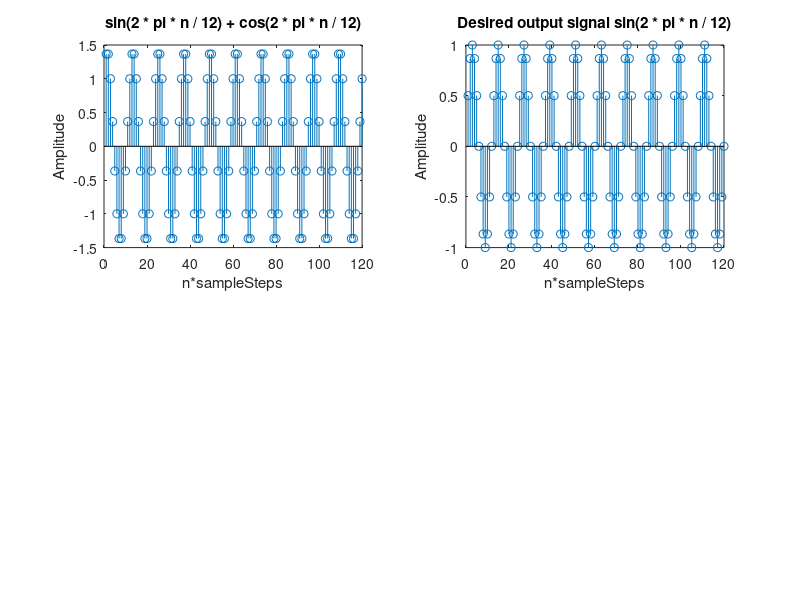

Write the MATLAB code that produced this figure. (Note: this script raises an error after producing the figure.)
clear all;

% Note sequence starting from 1~60
Sample_size = 3000;
n = 1:Sample_size;
L = 15;
mu = 0.0001;

%Input signal xn(n)
xn = sin(2 * pi * n / 12) + cos(2 * pi * n / 12);
dn = sin(2 * pi * n / 12);

%plot of original signal for 50 equally sampled value
figure(1);
sampleSteps = 25;
coefficient_steps = 50;
coefficient_spaced = 1:coefficient_steps:Sample_size;
n_spaced = 1:sampleSteps:Sample_size;
subplot(2, 2, 1);
stem(xn(n_spaced));
title('sin(2 * pi * n / 12) + cos(2 * pi * n / 12)'); xlabel('n*sampleSteps'); ylabel('Amplitude');

subplot(2, 2, 2);
stem(dn(n_spaced));
title('Desired output signal sin(2 * pi * n / 12)'); xlabel('n*sampleSteps'); ylabel('Amplitude');

% Adaptive Filter, Look for the minimum samples to reach 10% of LMS
[wn_in_time, rn, wn, dn_hat, en, steps] = lms(xn, dn, mu, L);

% Plot of dn_hat
subplot(2, 2, 3);
stem(dn_hat(n_spaced));
title('Estimated desired output from adaptive filter'); xlabel('n*sampleSteps'); ylabel('Amplitude');

% Plot of rn
subplot(2, 2, 4);
plot(rn(n_spaced));
title('RMS in time'); xlabel('n*sampleSteps'); ylabel('Amplitude');

disp("RMS final value");
disp(rn(steps));

disp("Total Steps needed to reach 10% of RMS");
disp(steps);
% Plot of Coefficients v.s. steps
figure(2);
wn_in_time = wn_in_time';
stem(wn_in_time(coefficient_spaced, :));
title('Coefficients of bi'); xlabel('n*coefficient steps'); ylabel('Amplitude');

% FFT for the impulse response of converged filters.
N = 64;
wn_padded = zeros(1, N);
wn_padded(1:L) = wn;

figure(3);

Y = fft(wn_padded, N);
stem(Y); % Note must use stem.

function [wn_in_time, rn, wn, dn_hat, en, steps] = lms(xn, dn, mu, L)

    N = length(xn); %Length of input signals
    wn = zeros(1, L); %initialize filter coefficients
    dn_hat = zeros(1, N); % Initialize outputs
    rn = zeros(1, N);
    en = dn - dn_hat; % Error vectors, set as the difference of two signals
    en_initial = en(N - 16:N); % Latest 16 prediction error
    steps = 1; %Steps needed to reach the optimal value
    wn_in_time = zeros(L, N);

    desired_rn = RMS(en_initial, L) * 0.1;
    disp("Desired RMS value");
    disp(desired_rn);

    % FIR filter, constructed from the equation of FIR filter.
    % Starting from Lth signal all the way till length of the whole signals.
    for n = L:N
        % The L-tap coefficient vector
        x1 = xn(n:-1:n - L + 1);
        %Convolution
        dn_hat(n) = wn * x1';
        %Error vector
        en(n) = dn(n) - dn_hat(n);
        %LMS algorithm
        wn = wn + mu * en(n) * x1;

        wn_in_time(:, steps) = wn;

        % RMS calculation
        en_latest = en(n:-1:n - L + 1); % The latest 16 errors of error vector.
        % disp("Latest 16 errors");
        % disp(en_latest);
        rn(steps) = RMS(en_latest, L);

        if rn(steps) <= desired_rn
            break;
        else
            steps = steps + 1;
        end

    end

end

function r = RMS(en, L)
    N = length(en); %Length of input signal
    sum = 0;

    for n = 1:N
        sum = sum + (en(n) ^ 2);
    end

    r = sqrt(sum / L);
end
